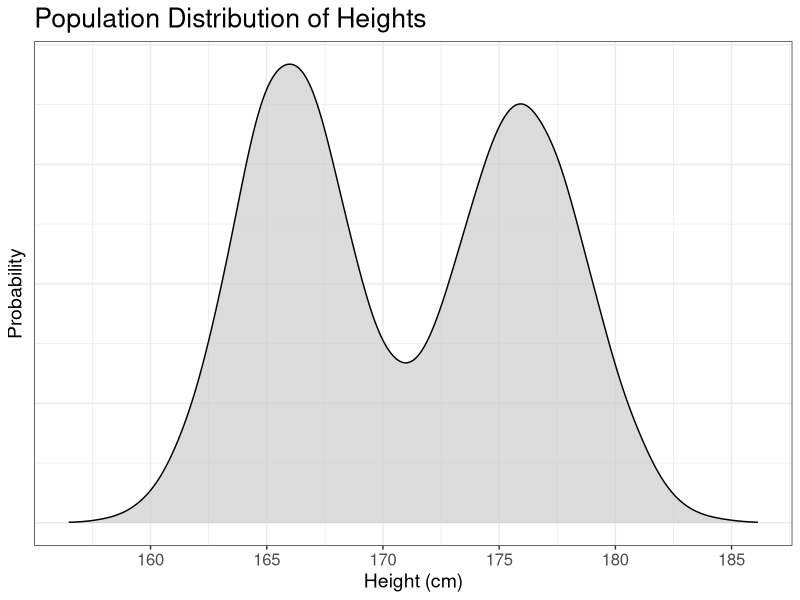
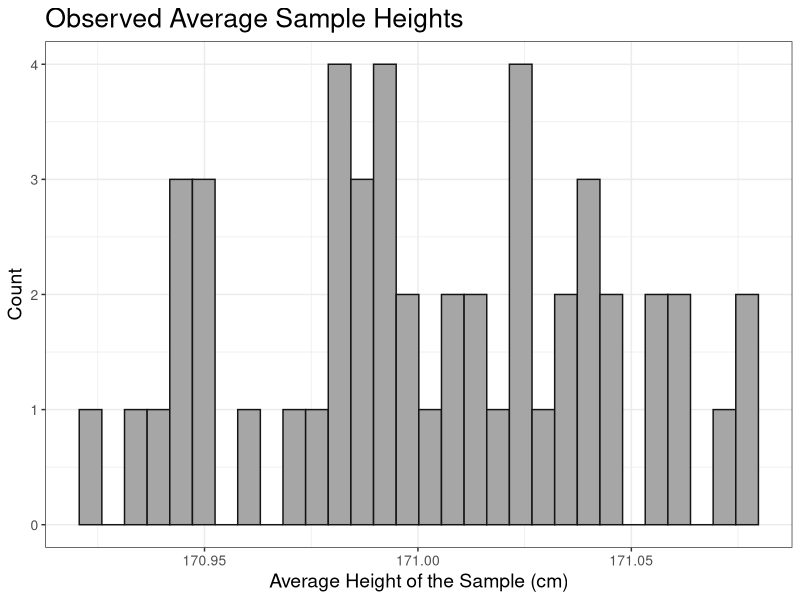
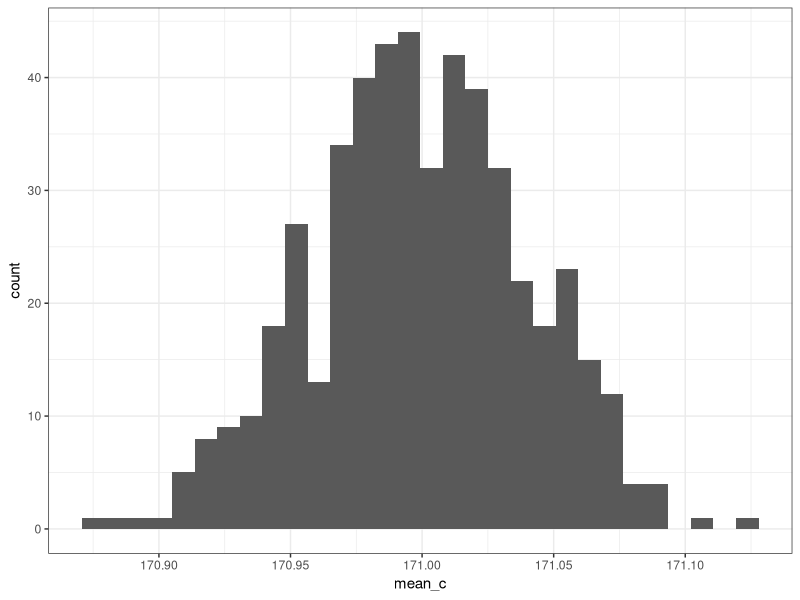
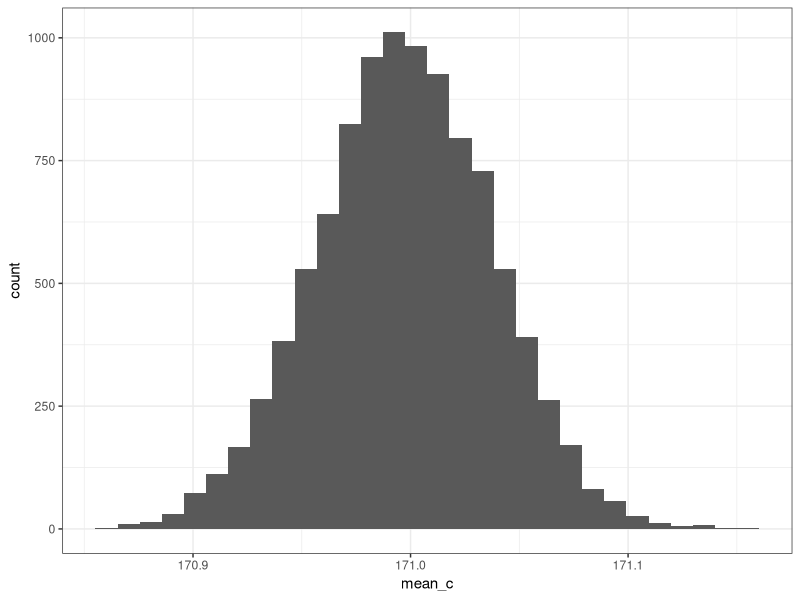
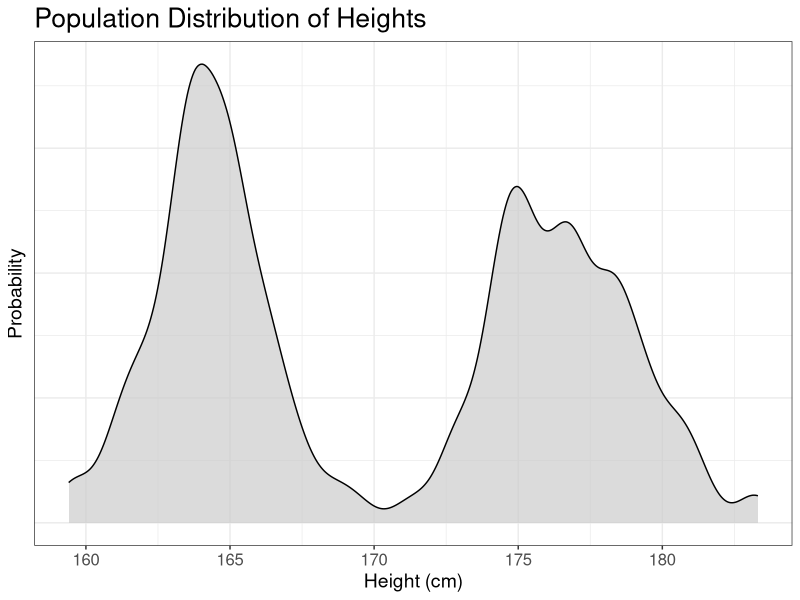
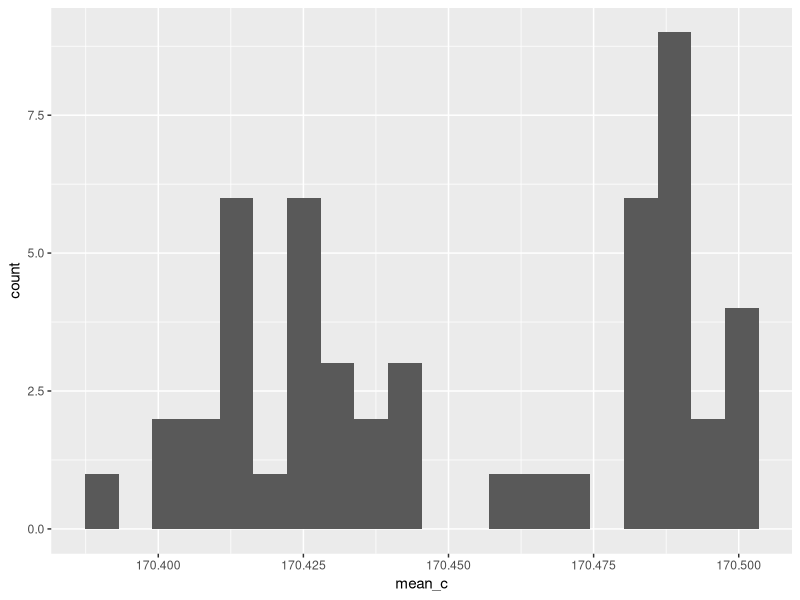
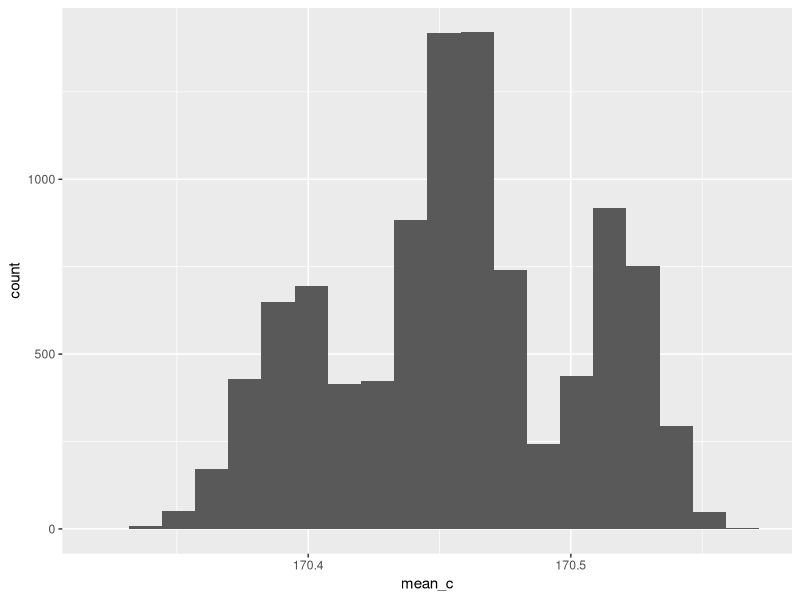

Write R code to recreate these figures, in order.
## ---- chunk 1
knitr::opts_chunk$set(echo = TRUE)
## ---- chunk 2
library(sn)
library(tidyverse)
## ---- chunk 3
h_males = data.frame(height = rnorm(1e4, mean = 176, sd = 2.7))
h_females = data.frame(height = rnorm(1e4, mean = 166, sd = 2.5))

heights = rbind(h_males, h_females)

ggplot(heights, aes(x = height)) +
  geom_density(fill = "grey80", alpha = .7) +
  scale_x_continuous(breaks = c(160, 165, 170, 175, 180, 185)) +
  labs(x = "Height (cm)", y = "Probability", title = "Population Distribution of Heights") +
  theme_bw() + 
  theme(axis.text.y = element_blank(),
        axis.ticks.y = element_blank(),
        axis.text.x = element_text(size = 12),
        axis.title = element_text(size = 14),
        title = element_text(size = 16))
## ---- chunk 4
outcomes <- data.frame(mean_c = as.numeric())

for (i in seq(50)){
  set.seed(i)
  
  val = data.frame(mean_c = sample(heights$height, 10000)) %>%
    summarise(mean_c = mean(mean_c))
  
  outcomes = rbind(outcomes, val)
}

ggplot(outcomes, aes(x = mean_c)) +
  geom_histogram(bins = 30, fill = "grey65", color = "grey8") +
  labs(x = "Average Height of the Sample (cm)", y = "Count", title = "Observed Average Sample Heights") +
  theme_bw() + 
  theme(axis.text = element_text(size = 10),
        axis.title = element_text(size = 14),
        title = element_text(size = 16))
## ---- chunk 5
outcomes <- data.frame(mean_c = as.numeric())

for (i in seq(500)){
  set.seed(i)
  
  val = data.frame(mean_c = sample(heights$height, 10000)) %>%
    summarise(mean_c = mean(mean_c))
  
  outcomes = rbind(outcomes, val)
}

ggplot(outcomes, aes(x = mean_c)) +
  geom_histogram(bins = 30) +
  theme_bw()
## ---- chunk 6
outcomes <- data.frame(mean_c = as.numeric())

for (i in seq(10000)){
  set.seed(i)
  
  val = data.frame(mean_c = sample(heights$height, 10000)) %>%
    summarise(mean_c = mean(mean_c))
  
  outcomes = rbind(outcomes, val)
}

ggplot(outcomes, aes(x = mean_c)) +
  geom_histogram(bins = 30) +
  theme_bw()
## ---- chunk 7
set.seed(11)

h_males = data.frame(x1 = rnorm(100, mean = 177, sd = 2.7))
h_females = data.frame(x1 = rnorm(100, mean = 164, sd = 2))

sims = rbind(h_males, h_females)


ggplot(sims, aes(x = x1)) +
  geom_density(fill = "grey80", alpha = .7, bw = .6) +
  scale_x_continuous(breaks = c(160, 165, 170, 175, 180, 185)) +
  labs(x = "Height (cm)", y = "Probability", title = "Population Distribution of Heights") +
  theme_bw() + 
  theme(axis.text.y = element_blank(),
        axis.ticks.y = element_blank(),
        axis.text.x = element_text(size = 12),
        axis.title = element_text(size = 14),
        title = element_text(size = 16))
## ---- chunk 8
outcomes <- data.frame(mean_c = as.numeric())

for (i in seq(50)){
  set.seed(i)
  
  val = data.frame(mean_c = sample(sims$x1, 199)) %>%
    summarise(mean_c = mean(mean_c))
  
  outcomes = rbind(outcomes, val)
}

ggplot(outcomes, aes(x = mean_c)) +
  geom_histogram(bins = 20)
## ---- chunk 9
outcomes <- data.frame(mean_c = as.numeric())

for (i in seq(10000)){
  set.seed(i)

  val = data.frame(mean_c = sample(sims$x1, 198)) %>%
    summarise(mean_c = mean(mean_c))

  outcomes = rbind(outcomes, val)
}

ggplot(outcomes, aes(x = mean_c)) +
  geom_histogram(bins = 20)
